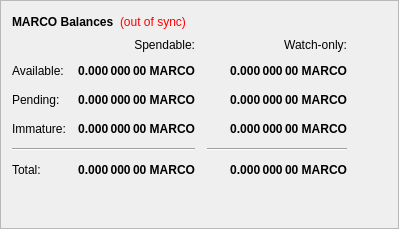
        <widget class="QFrame" name="frame">
         <property name="frameShape">
          <enum>QFrame::StyledPanel</enum>
         </property>
         <property name="frameShadow">
          <enum>QFrame::Raised</enum>
         </property>
         <layout class="QVBoxLayout" name="verticalLayout_4">
          <item>
           <layout class="QHBoxLayout" name="horizontalLayout_4">
            <item>
             <widget class="QLabel" name="label_5">
              <property name="font">
               <font>
                <weight>75</weight>
                <bold>true</bold>
               </font>
              </property>
              <property name="text">
               <string>MARCO Balances</string>
              </property>
             </widget>
            </item>
            <item>
             <widget class="QLabel" name="labelWalletStatus">
              <property name="cursor">
               <cursorShape>WhatsThisCursor</cursorShape>
              </property>
              <property name="toolTip">
               <string>The displayed information may be out of date. Your wallet automatically synchronizes with the Marble network after a connection is established, but this process has not completed yet.</string>
              </property>
              <property name="styleSheet">
               <string notr="true">QLabel { color: red; }</string>
              </property>
              <property name="text">
               <string notr="true">(out of sync)</string>
              </property>
              <property name="alignment">
               <set>Qt::AlignLeading|Qt::AlignLeft|Qt::AlignVCenter</set>
              </property>
             </widget>
            </item>
            <item>
             <spacer name="horizontalSpacer_3">
              <property name="orientation">
               <enum>Qt::Horizontal</enum>
              </property>
              <property name="sizeHint" stdset="0">
               <size>
                <width>40</width>
                <height>20</height>
               </size>
              </property>
             </spacer>
            </item>
           </layout>
          </item>
          <item>
           <layout class="QGridLayout" name="gridLayout">
            <property name="spacing">
             <number>12</number>
            </property>
            <item row="2" column="2">
             <widget class="QLabel" name="labelWatchPending">
              <property name="font">
               <font>
                <weight>75</weight>
                <bold>true</bold>
               </font>
              </property>
              <property name="cursor">
               <cursorShape>IBeamCursor</cursorShape>
              </property>
              <property name="toolTip">
               <string>Unconfirmed transactions to watch-only addresses</string>
              </property>
              <property name="text">
               <string notr="true">0.000 000 00 MARCO</string>
              </property>
              <property name="alignment">
               <set>Qt::AlignRight|Qt::AlignTrailing|Qt::AlignVCenter</set>
              </property>
              <property name="textInteractionFlags">
               <set>Qt::LinksAccessibleByMouse|Qt::TextSelectableByKeyboard|Qt::TextSelectableByMouse</set>
              </property>
             </widget>
            </item>
            <item row="2" column="1">
             <widget class="QLabel" name="labelUnconfirmed">
              <property name="font">
               <font>
                <weight>75</weight>
                <bold>true</bold>
               </font>
              </property>
              <property name="cursor">
               <cursorShape>IBeamCursor</cursorShape>
              </property>
              <property name="toolTip">
               <string>Total of transactions that have yet to be confirmed, and do not yet count toward the spendable balance</string>
              </property>
              <property name="text">
               <string notr="true">0.000 000 00 MARCO</string>
              </property>
              <property name="alignment">
               <set>Qt::AlignRight|Qt::AlignTrailing|Qt::AlignVCenter</set>
              </property>
              <property name="textInteractionFlags">
               <set>Qt::LinksAccessibleByMouse|Qt::TextSelectableByKeyboard|Qt::TextSelectableByMouse</set>
              </property>
             </widget>
            </item>
            <item row="3" column="2">
             <widget class="QLabel" name="labelWatchImmature">
              <property name="font">
               <font>
                <weight>75</weight>
                <bold>true</bold>
               </font>
              </property>
              <property name="cursor">
               <cursorShape>IBeamCursor</cursorShape>
              </property>
              <property name="toolTip">
               <string>Staked or masternode rewards in watch-only addresses that has not yet matured</string>
              </property>
              <property name="text">
               <string notr="true">0.000 000 00 MARCO</string>
              </property>
              <property name="alignment">
               <set>Qt::AlignRight|Qt::AlignTrailing|Qt::AlignVCenter</set>
              </property>
              <property name="textInteractionFlags">
               <set>Qt::LinksAccessibleByMouse|Qt::TextSelectableByKeyboard|Qt::TextSelectableByMouse</set>
              </property>
             </widget>
            </item>
            <item row="4" column="0" colspan="2">
             <widget class="Line" name="lineSpendableBalance">
              <property name="orientation">
               <enum>Qt::Horizontal</enum>
              </property>
             </widget>
            </item>
            <item row="4" column="2">
             <widget class="Line" name="lineWatchBalance">
              <property name="sizePolicy">
               <sizepolicy hsizetype="Preferred" vsizetype="Fixed">
                <horstretch>0</horstretch>
                <verstretch>0</verstretch>
               </sizepolicy>
              </property>
              <property name="minimumSize">
               <size>
                <width>140</width>
                <height>0</height>
               </size>
              </property>
              <property name="orientation">
               <enum>Qt::Horizontal</enum>
              </property>
             </widget>
            </item>
            <item row="5" column="0">
             <widget class="QLabel" name="labelTotalText">
              <property name="text">
               <string>Total:</string>
              </property>
             </widget>
            </item>
            <item row="3" column="1">
             <widget class="QLabel" name="labelImmature">
              <property name="font">
               <font>
                <weight>75</weight>
                <bold>true</bold>
               </font>
              </property>
              <property name="cursor">
               <cursorShape>IBeamCursor</cursorShape>
              </property>
              <property name="toolTip">
               <string>Staked or masternode rewards that has not yet matured</string>
              </property>
              <property name="text">
               <string notr="true">0.000 000 00 MARCO</string>
              </property>
              <property name="alignment">
               <set>Qt::AlignRight|Qt::AlignTrailing|Qt::AlignVCenter</set>
              </property>
              <property name="textInteractionFlags">
               <set>Qt::LinksAccessibleByMouse|Qt::TextSelectableByKeyboard|Qt::TextSelectableByMouse</set>
              </property>
             </widget>
            </item>
            <item row="2" column="3">
             <spacer name="horizontalSpacer_2">
              <property name="orientation">
               <enum>Qt::Horizontal</enum>
              </property>
              <property name="sizeHint" stdset="0">
               <size>
                <width>40</width>
                <height>20</height>
               </size>
              </property>
             </spacer>
            </item>
            <item row="3" column="0">
             <widget class="QLabel" name="labelImmatureText">
              <property name="text">
               <string>Immature:</string>
              </property>
             </widget>
            </item>
            <item row="5" column="1">
             <widget class="QLabel" name="labelTotal">
              <property name="font">
               <font>
                <weight>75</weight>
                <bold>true</bold>
               </font>
              </property>
              <property name="cursor">
               <cursorShape>IBeamCursor</cursorShape>
              </property>
              <property name="toolTip">
               <string>Your current total balance</string>
              </property>
              <property name="text">
               <string notr="true">0.000 000 00 MARCO</string>
              </property>
              <property name="alignment">
               <set>Qt::AlignRight|Qt::AlignTrailing|Qt::AlignVCenter</set>
              </property>
              <property name="textInteractionFlags">
               <set>Qt::LinksAccessibleByMouse|Qt::TextSelectableByKeyboard|Qt::TextSelectableByMouse</set>
              </property>
             </widget>
            </item>
            <item row="5" column="2">
             <widget class="QLabel" name="labelWatchTotal">
              <property name="font">
               <font>
                <weight>75</weight>
                <bold>true</bold>
               </font>
              </property>
              <property name="cursor">
               <cursorShape>IBeamCursor</cursorShape>
              </property>
              <property name="toolTip">
               <string>Current total balance in watch-only addresses</string>
              </property>
              <property name="text">
               <string notr="true">0.000 000 00 MARCO</string>
              </property>
              <property name="alignment">
               <set>Qt::AlignRight|Qt::AlignTrailing|Qt::AlignVCenter</set>
              </property>
              <property name="textInteractionFlags">
               <set>Qt::LinksAccessibleByMouse|Qt::TextSelectableByKeyboard|Qt::TextSelectableByMouse</set>
              </property>
             </widget>
            </item>
            <item row="0" column="2">
             <widget class="QLabel" name="labelWatchonly">
              <property name="text">
               <string>Watch-only:</string>
              </property>
              <property name="alignment">
               <set>Qt::AlignRight|Qt::AlignTrailing|Qt::AlignVCenter</set>
              </property>
             </widget>
            </item>
            <item row="1" column="0">
             <widget class="QLabel" name="labelBalanceText">
              <property name="text">
               <string>Available:</string>
              </property>
             </widget>
            </item>
            <item row="1" column="1">
             <widget class="QLabel" name="labelBalance">
              <property name="font">
               <font>
                <weight>75</weight>
                <bold>true</bold>
               </font>
              </property>
              <property name="cursor">
               <cursorShape>IBeamCursor</cursorShape>
              </property>
              <property name="toolTip">
               <string>Your current spendable balance</string>
              </property>
              <property name="text">
               <string notr="true">0.000 000 00 MARCO</string>
              </property>
              <property name="alignment">
               <set>Qt::AlignRight|Qt::AlignTrailing|Qt::AlignVCenter</set>
              </property>
              <property name="textInteractionFlags">
               <set>Qt::LinksAccessibleByMouse|Qt::TextSelectableByKeyboard|Qt::TextSelectableByMouse</set>
              </property>
             </widget>
            </item>
            <item row="1" column="2">
             <widget class="QLabel" name="labelWatchAvailable">
              <property name="font">
               <font>
                <weight>75</weight>
                <bold>true</bold>
               </font>
              </property>
              <property name="cursor">
               <cursorShape>IBeamCursor</cursorShape>
              </property>
              <property name="toolTip">
               <string>Your current balance in watch-only addresses</string>
              </property>
              <property name="text">
               <string notr="true">0.000 000 00 MARCO</string>
              </property>
              <property name="alignment">
               <set>Qt::AlignRight|Qt::AlignTrailing|Qt::AlignVCenter</set>
              </property>
              <property name="textInteractionFlags">
               <set>Qt::LinksAccessibleByMouse|Qt::TextSelectableByKeyboard|Qt::TextSelectableByMouse</set>
              </property>
             </widget>
            </item>
            <item row="2" column="0">
             <widget class="QLabel" name="labelPendingText">
              <property name="text">
               <string>Pending:</string>
              </property>
             </widget>
            </item>
            <item row="0" column="1">
             <widget class="QLabel" name="labelSpendable">
              <property name="text">
               <string>Spendable:</string>
              </property>
              <property name="alignment">
               <set>Qt::AlignRight|Qt::AlignTrailing|Qt::AlignVCenter</set>
              </property>
             </widget>
            </item>
           </layout>
          </item>
          <item>
           <spacer name="verticalSpacer_4">
            <property name="orientation">
             <enum>Qt::Vertical</enum>
            </property>
            <property name="sizeHint" stdset="0">
             <size>
              <width>20</width>
              <height>40</height>
             </size>
            </property>
           </spacer>
          </item>
         </layout>
        </widget>
